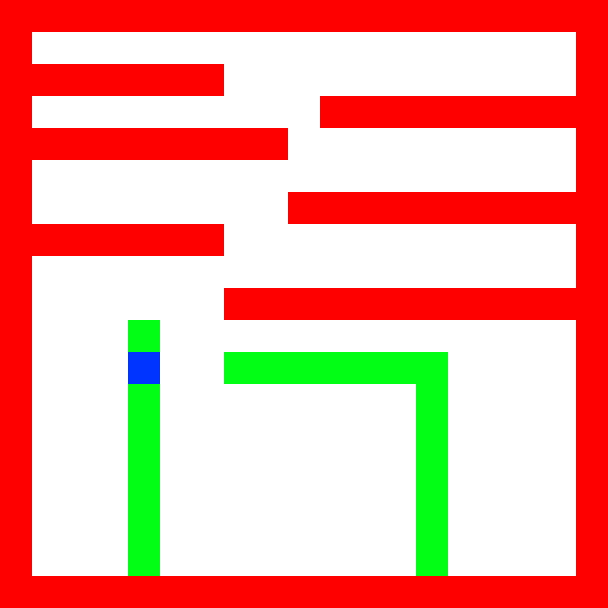

The image is a tile-based game level rendered from a .tmx file. Its description and complete source (layers, tilesets, objects, tile grids) follow:
An orthogonal 19x19 tile map with 32x32 px tiles, 1 tile layer (Calque de Tile 1), 2 tilesets.

<map version="1.0" tiledversion="1.1.3" orientation="orthogonal" renderorder="left-down" width="19" height="19" tilewidth="32" tileheight="32" infinite="0" nextobjectid="1">
 <tileset firstgid="1" source="tile.tsx" />
 <tileset firstgid="17" source="tile.tsx" />
 <layer name="Calque de Tile 1" width="19" height="19">
  <data encoding="csv">
2,2,2,2,2,2,2,2,2,2,2,2,2,2,2,2,2,2,2,
2,5,5,5,5,5,5,5,5,5,5,5,5,5,5,5,5,5,2,
2,2,2,2,2,2,2,5,5,5,5,5,5,5,5,5,5,5,2,
2,5,5,5,5,5,5,5,5,5,2,2,2,2,2,2,2,2,2,
2,2,2,2,2,2,2,2,2,5,5,5,5,5,5,5,5,5,2,
2,5,5,5,5,5,5,5,5,5,5,5,5,5,5,5,5,5,2,
2,5,5,5,5,5,5,5,5,2,2,2,2,2,2,2,2,2,2,
2,2,2,2,2,2,2,5,5,5,5,5,5,5,5,5,5,5,2,
2,5,5,5,5,5,5,5,5,5,5,5,5,5,5,5,5,5,2,
2,5,5,5,5,5,5,2,2,2,2,2,2,2,2,2,2,2,2,
2,5,5,5,4,5,5,5,5,5,5,5,5,5,5,5,5,5,2,
2,5,5,5,3,5,5,4,4,4,4,4,4,4,5,5,5,5,2,
2,5,5,5,4,5,5,5,5,5,5,5,5,4,5,5,5,5,2,
2,5,5,5,4,5,5,5,5,5,5,5,5,4,5,5,5,5,2,
2,5,5,5,4,5,5,5,5,5,5,5,5,4,5,5,5,5,2,
2,5,5,5,4,5,5,5,5,5,5,5,5,4,5,5,5,5,2,
2,5,5,5,4,5,5,5,5,5,5,5,5,4,5,5,5,5,2,
2,5,5,5,4,5,5,5,5,5,5,5,5,4,5,5,5,5,2,
2,2,2,2,2,2,2,2,2,2,2,2,2,2,2,2,2,2,2
</data>
 </layer>
</map>